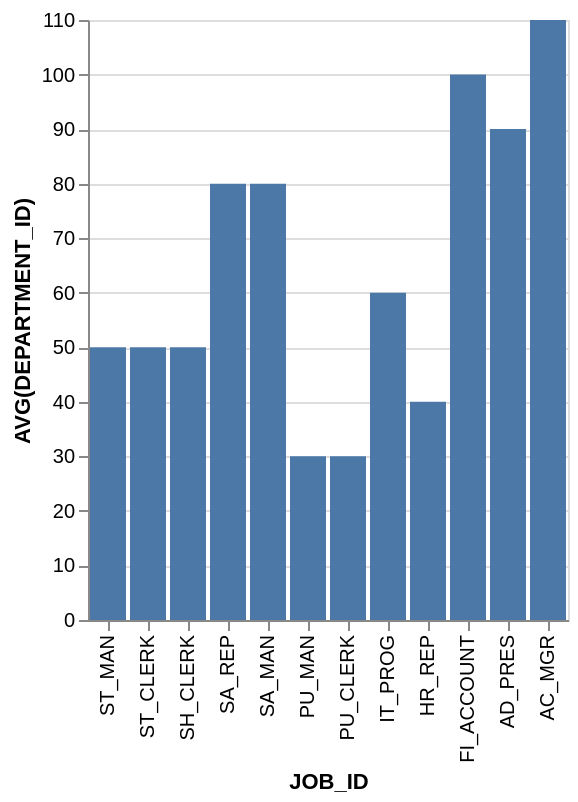

This figure's Vega-Lite source:
### Vega-Lite specification from a JSON file in a GitHub repository (floating-point values rounded to 4 significant figures)
{"data": {"values": [{"x_data": "ST_MAN", "y_data": 50}, {"x_data": "ST_CLERK", "y_data": 50}, {"x_data": "SH_CLERK", "y_data": 50}, {"x_data": "SA_REP", "y_data": 80}, {"x_data": "SA_MAN", "y_data": 80}, {"x_data": "PU_MAN", "y_data": 30}, {"x_data": "PU_CLERK", "y_data": 30}, {"x_data": "IT_PROG", "y_data": 60}, {"x_data": "HR_REP", "y_data": 40}, {"x_data": "FI_ACCOUNT", "y_data": 100}, {"x_data": "AD_PRES", "y_data": 90}, {"x_data": "AC_MGR", "y_data": 110}]}, "mark": "bar", "encoding": {"x": {"field": "x_data", "type": "nominal", "title": "JOB_ID", "sort": "descending"}, "y": {"field": "y_data", "type": "quantitative", "title": "AVG(DEPARTMENT_ID)"}}}
